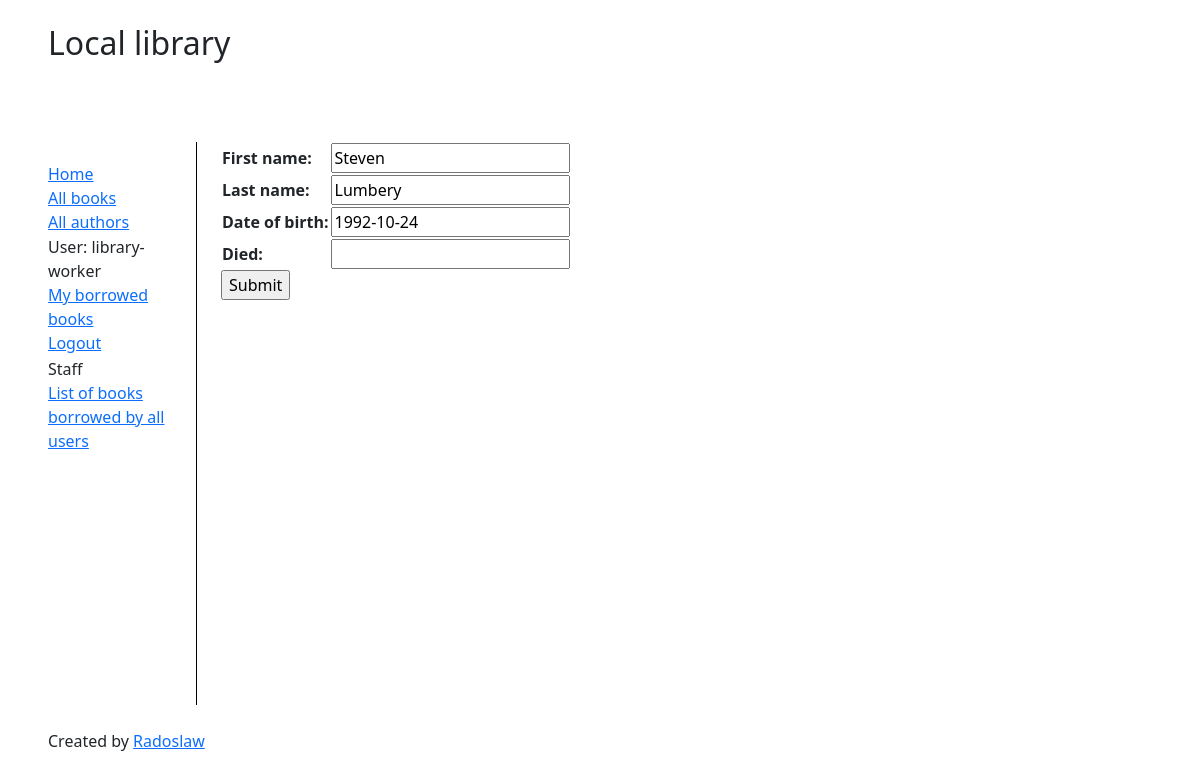
The app's page /catalog/author/2/update/ (signed in) with its own data.
### catalog/models.py (models this page shows, shortened)
class Author(models.Model):
    first_name = models.CharField(max_length=100)
    last_name = models.CharField(max_length=100)
    date_of_birth = models.DateField(null=True, blank=True)
    date_of_death = models.DateField('died', null=True, blank=True)
    class Meta:
        ordering = ['last_name', 'first_name']

### catalog/views.py (the view)
# urls.py: path('author/<int:pk>/update/', views.AuthorUpdate.as_view(), name='author-update'),
class AuthorUpdate(PermissionRequiredMixin, UpdateView):
    model = Author
    fields = '__all__' # Not recommended (Potential security issue if more fields added)
    permission_required = 'catalog.can_modify_book_data'

### catalog/templates/catalog/author_form.html (shortened to what this page needs)
{% extends "base_generic.html" %}
{% block content %}
    <form action="" method="post">
            <table>
                {{ form.as_table }}
            </table>
            <input type="submit" value="Submit" />
    </form>
{% endblock %}

### catalog/templates/base_generic.html (shortened to what this page needs)
<!DOCTYPE html>
<html lang="en">
    <head>
        <link
        href="https://cdn.jsdelivr.net/npm/bootstrap@5.1.3/dist/css/bootstrap.min.css"
        rel="stylesheet"
        />
        {% load static %}
        <link rel="stylesheet" href="{% static 'css/style.css' %}">
    </head>
    <body>
        <div class="grid-container">
            <header>
                <h2>Local library</h2>
            </header>
            <aside>
                {% block sidebar %}
                    <ul class="sidebar-nav">
                        <div class="sidebar-section">
                            <li>
                                <a href="{% url 'index' %}">Home</a>
                            </li>
                            <li>
                                <a href="{% url 'books' %}">All books</a>
                            </li>
                            <li>
                                <a href="{% url 'authors' %}">All authors</a>
                            </li>
                        </div>
                        {% if user.is_authenticated %}
                            <div class="sidebar-section">
                                <li>
                                    User:
                                    {{ user.get_username }}
                                </li>
                                <li>
                                    <a href="{% url 'my-borrowed' %}">My borrowed books</a>
                                </li>
                                <li>
                                    <a href="{% url 'logout' %}?next={{ request.path }}">
                                        Logout
                                    </a>
                                </li>
                            </div>
                            {% if perms.catalog.can_mark_returned %}
                                <div class="sidebar-section">
                                    <li>
                                        Staff
                                    </li>
                                    <li>
                                        <a href="{% url 'all-borrowed' %}">
                                            List of books borrowed by all users
                                        </a>
                                    </li>
                                </div>
                            {% endif %}
                        {% endif %}
                    </ul>
                {% endblock %}
            </aside>
            <section class="content-container">
                {% block content %}
                {% endblock %}
            </section>
            <footer>
                <p>Created by
                    <a href="https://github.com/ra2dd">Radoslaw</a>
                </p>
            </footer>
        </div>
    </body>
</html>

### catalog/static/css/style.css (style rules this page uses)
body { margin: 2% 4%; }
.grid-container { display: grid; grid-template-areas: "header header" "sidebar content" "footer footer"; grid-template-columns: 0.8fr 5fr; grid-template-rows: 1fr 6fr 0.5fr; gap: 2vw; position: relative; min-height: 94vh; }
header { grid-area: header; }
aside { grid-area: sidebar; border-right: 0.1vw solid black; padding-right: 1vw; }
.content-container { grid-area: content; }
footer { grid-area: footer; }
.sidebar-nav { margin-top: 20px; padding: 0; list-style: none; }
.sidebar-section { margin-bottom: 1%; }

### records on screen
Author: first_name "Steven", last_name "Lumbery", date_of_birth "1992-10-24"

### other values on screen
{{ user.get_username }} "library-worker"
